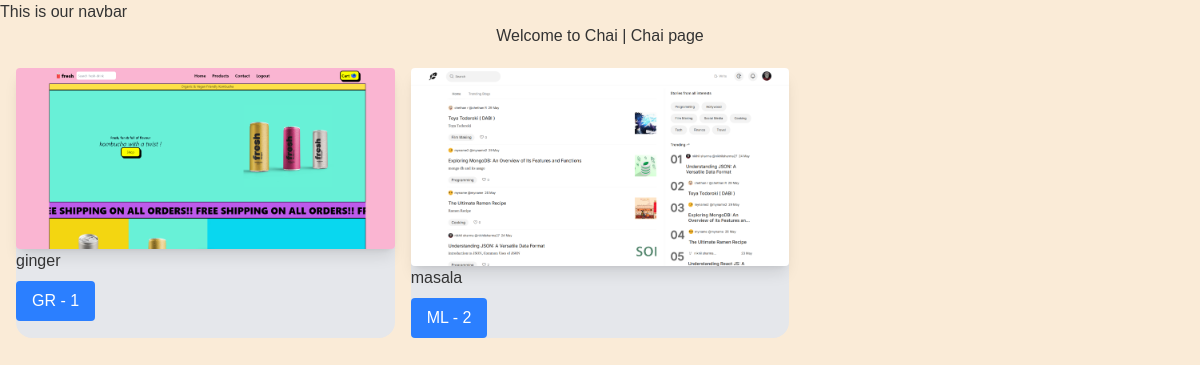
The app's page /chai/ with its own data.
### chai/models.py (models this page shows, shortened)
class ChaiVarity(models.Model):
    CHAI_TYPE_CHOICE = [
        ('ML', 'Masala Chai'),
        ('GR', 'Ginger Chai'),
        ('CD', 'Cardamom Chai'),
        ('LM', 'Lemon Chai'),
        ('MK', 'Milk Chai'),
        ('BK', 'Black Chai'),
    ]
    name = models.CharField(max_length=100)
    image = models.ImageField(upload_to='chais/')
    date_added = models.DateTimeField(default=timezone.now)
    type = models.CharField(max_length=2, choices=CHAI_TYPE_CHOICE)
    description = models.TextField(default="")
    price = models.DecimalField(max_digits=6, decimal_places=2, default=0.00)

### chai/views.py (the view)
# urls.py: path('', views.all_chai, name='all_home'),
def all_chai(request):
    chais = ChaiVarity.objects.all()  # Fetch all chai varieties from the database
    return render(request, 'chai/all_chai.html', {'chais': chais})

### chai/templates/chai/all_chai.html (shortened to what this page needs)
{% extends 'layout.html' %}
{% block content %}
    <h1>Welcome to Chai | Chai page</h1>
    <div class="grid grid-cols-3 gap-4 m-4">
        {% for chai in chais %}
        <div class="bg-gray-200 rounded-2xl">
            <img class="rounded shadow-lg" src="{{ chai.image.url }}" alt="{{ chai.name }}">
            <h2>{{ chai.name }}</h2>
            <a href="{% url 'chai_detail' chai.id %}">
            <button type="button" class="bg-blue-500 text-white rounded px-4 py-2 mt-2">
                {{chai.type}} - {{chai.id}}
            </button>
            </a>
        </div>
        {% endfor %}
    </div>
{% endblock %}

### static/style.css (style rules this page uses)
body { background-color: antiquewhite; font-family: Arial, sans-serif; color: #333; }
h1 { text-align: center; margin-bottom: 20px; }

### records on screen
ChaiVarity: image (picture), name "ginger", type "GR", id "1"
ChaiVarity: image (picture), name "masala", type "ML", id "2"
